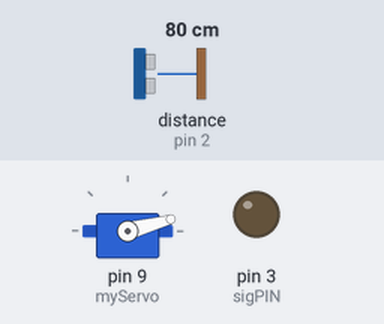
Bench run of a sketch on a simulated Arduino Uno, built with avr-gcc and run on an emulated ATmega328P. On the bench: servo, output pins drawn as LEDs (lit = HIGH). Wiring (inferred from the names in the program): ultrasonic range finder: trigger pin 2; echo pin 2. The inputs (shaded band) are chosen by the test bench; at power-on: distance to the obstacle (sensor on pin 2) 80 cm. The echo pulse lasts 58.3 µs per cm; what the sketch prints to the serial monitor is not drawn.

Above: at 0.01 s.
1.3 s: distance to the obstacle (sensor on pin 2) set to 2 cm
At 2.3 s:
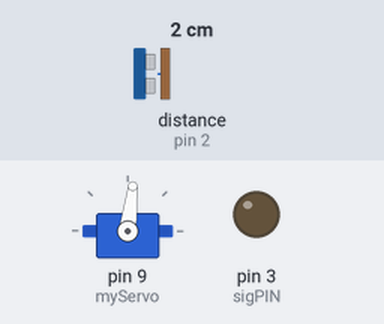
4.3 s: distance to the obstacle (sensor on pin 2) set to 9 cm
At 4.89 s:
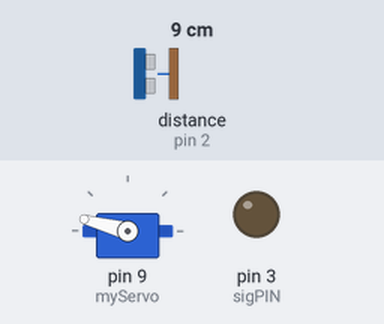
7.3 s: distance to the obstacle (sensor on pin 2) set to 60 cm
At 8.4 s:
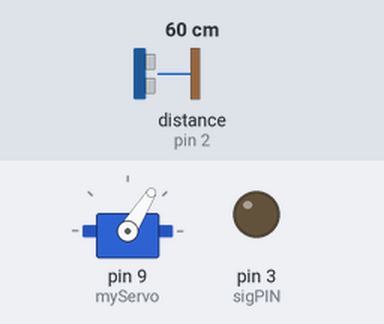
10.3 s: distance to the obstacle (sensor on pin 2) set to 4 cm
Timing chart, 0 to 14.3 s (numbered marks = the images above; inputs shaded):
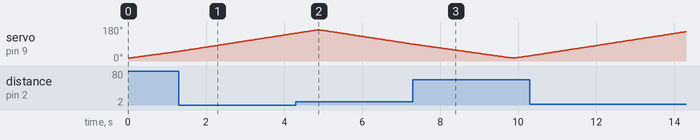

The sketch:

i.ino
```cpp
const int pingPin = 2;

    // Includes the Servo library
    #include <Servo.h>.
    // Defines Tirg and Echo pins of the Ultrasonic Sensor
    const int sigPIN = 3;
    // Variables for the duration and the distance
    long duration;
    int distance;
    Servo myServo; // Creates a servo object for controlling the servo motor
    void setup() {
      pinMode(sigPIN, OUTPUT); // Sets the trigPin as an Output
      //pinMode(echoPin, INPUT); // Sets the echoPin as an Input
      Serial.begin(9600);
      myServo.attach(9); // Defines on which pin is the servo motor attached
    }
    void loop() {
      // rotates the servo motor from 15 to 165 degrees
      long duration, cm;
      for(int i=15;i<=165;i+=1){
      myServo.write(i);
      delay(30);
      pinMode(pingPin, OUTPUT);
  digitalWrite(pingPin, LOW);
  delayMicroseconds(2);
  digitalWrite(pingPin, HIGH);
  delayMicroseconds(5);
  digitalWrite(pingPin, LOW);

  // on utilise pulseIn pour recevoir une durée de type long
  pinMode(pingPin, INPUT);
  duration = pulseIn(pingPin, HIGH);

  // On converti la durée en distance grâce à une fonction que vous trouverez plus bas
  cm = microsecondsToCentimeters(duration);

  Serial.print(i);
  Serial.print(",");
  Serial.print(cm);
  Serial.print(".");
      }
      // Repeats the previous lines from 165 to 15 degrees
      for(int i=165;i>15;i-=1){
      myServo.write(i);
      delay(30);
      pinMode(pingPin, OUTPUT);
  digitalWrite(pingPin, LOW);
  delayMicroseconds(2);
  digitalWrite(pingPin, HIGH);
  delayMicroseconds(5);
  digitalWrite(pingPin, LOW);

  // on utilise pulseIn pour recevoir une durée de type long
  pinMode(pingPin, INPUT);
  duration = pulseIn(pingPin, HIGH);

  // On converti la durée en distance grâce à une fonction que vous trouverez plus bas
  cm = microsecondsToCentimeters(duration);

  Serial.print(i);
  Serial.print(",");
  Serial.print(cm);
  Serial.print(".");
      }
    }
    // Function for calculating the distance measured by the Ultrasonic sensor
    int calculateDistance(){

      digitalWrite(sigPIN, LOW);
      delayMicroseconds(2);
      // Sets the trigPin on HIGH state for 10 micro seconds
      digitalWrite(sigPIN, HIGH);
      delayMicroseconds(10);
      digitalWrite(sigPIN, LOW);
      duration = pulseIn(sigPIN, HIGH); // Reads the echoPin, returns the sound wave travel time in microseconds
      distance= duration*0.034/2;
      return distance;
    }

    long microsecondsToCentimeters(long microseconds) {
  // The speed of sound is 340 m/s or 29 microseconds per centimeter.
  // The ping travels out and back, so to find the distance of the
  // object we take half of the distance travelled.
  return microseconds / 29 / 2;
}
```
